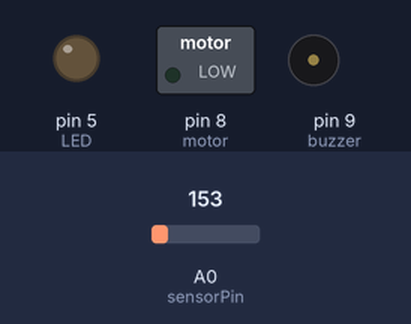
A sketch run on a simulated Arduino Uno, built with avr-gcc and run on an emulated ATmega328P. On the bench: switched loads named in the sketch (green lamp = pin HIGH), output pins drawn as LEDs (lit = HIGH), buzzer (waves = sounding, pin HIGH). The test bench sets the inputs (shaded band); at power-on: A0 (sensorPin) = 153.

Above: at 1.8 s.
1.9 s: A0 (sensorPin) set to 174
At 2.4 s:
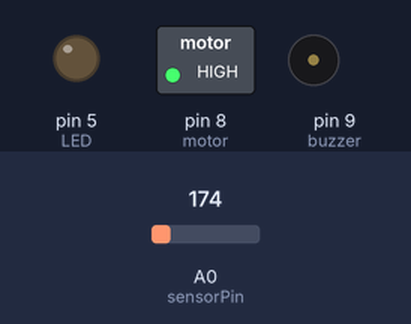
3.5 s: A0 (sensorPin) set to 213
At 5.1 s:
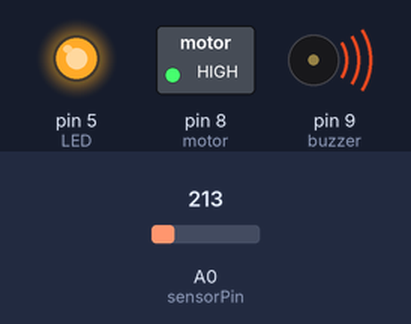
5.5 s: A0 (sensorPin) set to 191
At 6.7 s:
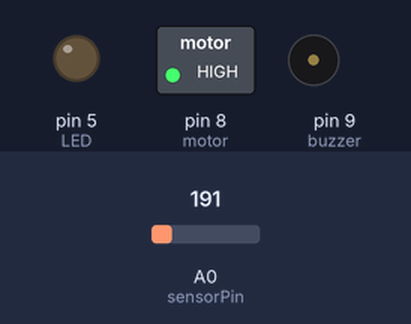
7.5 s: A0 (sensorPin) set to 221
At 9.4 s:
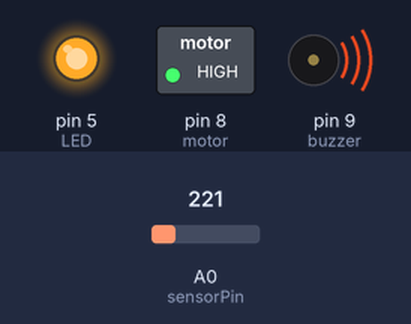
Timing chart, 0 to 10.5 s (numbered marks = the images above; inputs shaded):
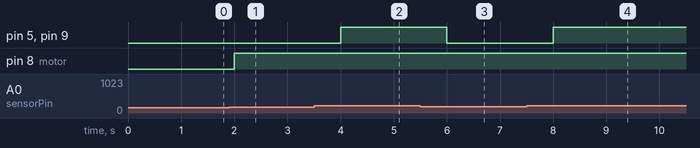

Measured:
- the behaviour switches between 163 and 164 on A0 (sensorPin) (found by bisection; images 0 and 1)
- the behaviour switches between 204 and 205 on A0 (sensorPin) (found by bisection; images 1 and 2)
- after the input at 1.9 s, pin 8 (motor): LOW → HIGH after 0.10 s
- after the input at 3.5 s, pin 5 (LED), pin 9 (buzzer): LOW → HIGH after 0.50 s
- after the input at 5.5 s, pin 5 (LED), pin 9 (buzzer): HIGH → LOW after 0.50 s
- after the input at 7.5 s, pin 5 (LED), pin 9 (buzzer): LOW → HIGH after 0.50 s

The sketch:

LabProject01_main.ino
```cpp
//Used Arduino and C Code on Thinkercad

//Analog Input Sensor TMP36
int sensorPin = A0;

//Digital Output
int LED = 5;
int motor = 8;
int buzzer = 9;

void setup()
{
  // Analog Input
  pinMode(A0, INPUT);

  // Digital Output
  pinMode(LED, OUTPUT);
  pinMode(buzzer, OUTPUT);
  pinMode(motor, OUTPUT);
}

void loop()
{
  int sensorValue = analogRead(sensorPin);

  float voltage = sensorValue * (5.0 / 1023.0);

  float temperature = (voltage - 0.5) * 100.0;

  if(temperature < 30.0){
      digitalWrite(buzzer, LOW);
      digitalWrite(motor, LOW);
      digitalWrite(LED, LOW);
    }

    else if(temperature >= 30.0 && temperature < 50.0){
      digitalWrite(buzzer, LOW);
      digitalWrite(motor, HIGH);
      digitalWrite(LED, LOW);
    }

    else{
      digitalWrite(motor, HIGH);
      digitalWrite(buzzer, HIGH);
      digitalWrite(LED, HIGH);
    }

  	delay(1000); //await 1 sec
}
```
